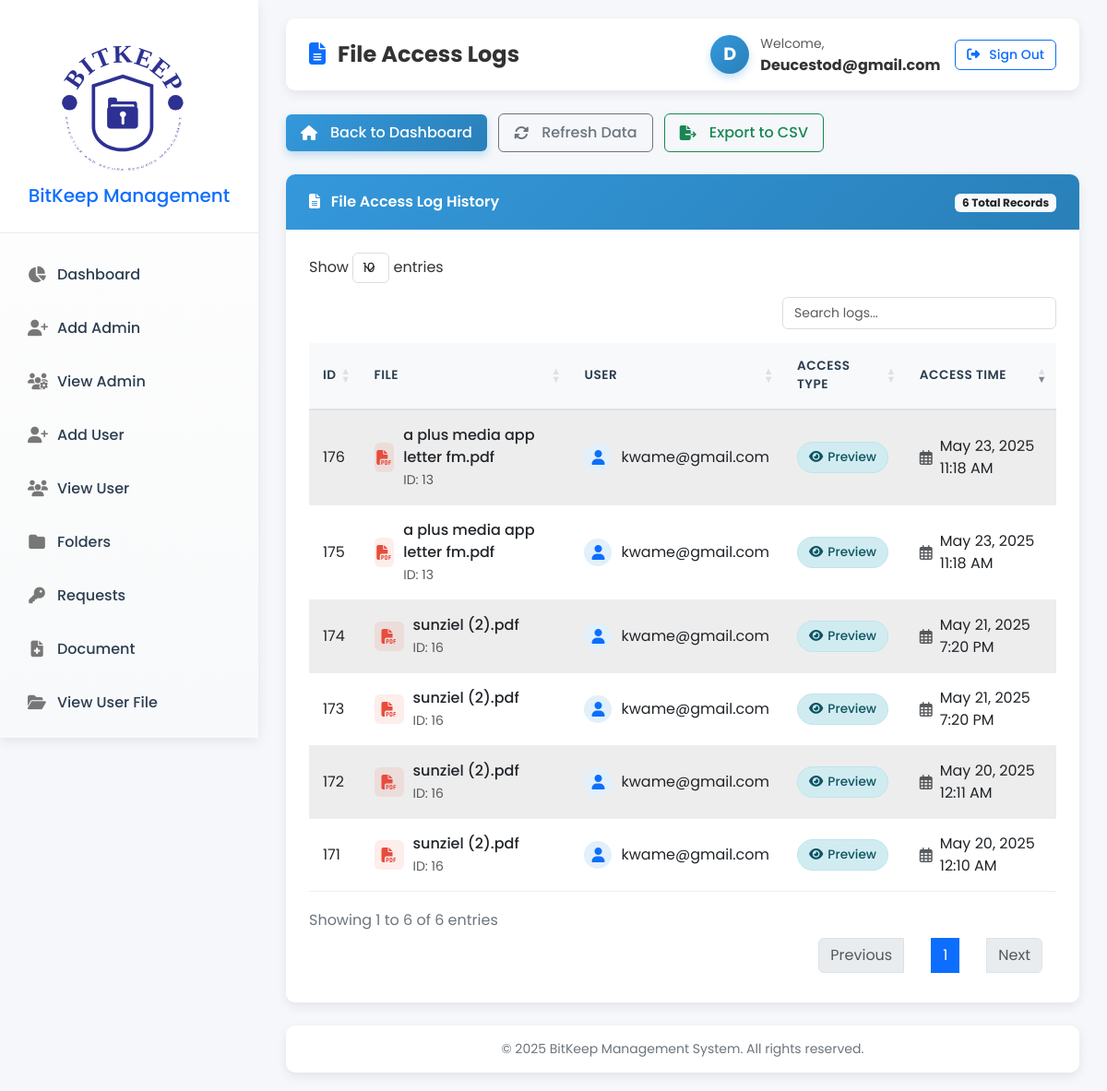
Screenshot of /Private_Dashboard/file_log.php (signed in) with the database file from the repository.
### tables this page shows
CREATE TABLE `file_access_logs` (
  `id` int(11) NOT NULL,
  `file_id` int(11) NOT NULL,
  `user_email` varchar(255) NOT NULL,
  `access_type` enum('preview','download') NOT NULL,
  `access_time` datetime NOT NULL,
  `acknowledgment` varchar(50) DEFAULT NULL
);

CREATE TABLE `folder_files` (
  `id` int(11) NOT NULL,
  `folder_id` int(11) NOT NULL,
  `name` varchar(255) NOT NULL,
  `file_path` varchar(255) NOT NULL,
  `size` varchar(50) DEFAULT NULL,
  `file_type` varchar(100) DEFAULT NULL,
  `timers` datetime DEFAULT current_timestamp()
);

### Private_Dashboard/file_log.php (the view, shortened to what this page needs)
<!DOCTYPE html>
<html lang="en">
<head>
  <link rel="stylesheet" href="https://cdnjs.cloudflare.com/ajax/libs/font-awesome/6.4.0/css/all.min.css">
  <link href="https://cdnjs.cloudflare.com/ajax/libs/bootstrap/5.3.0/css/bootstrap.min.css" rel="stylesheet">
  <link rel="stylesheet" type="text/css" href="https://cdn.datatables.net/1.13.4/css/dataTables.bootstrap5.min.css"/>
  <link rel="stylesheet" type="text/css" href="https://cdn.datatables.net/responsive/2.4.1/css/responsive.bootstrap5.min.css"/>
  <link rel="stylesheet" type="text/css" href="https://cdn.jsdelivr.net/npm/toastify-js/src/toastify.min.css">
</head>
<body>
  <div class="sidebar">
    <div class="sidebar-header">
      <img src="img/image1.svg" alt="BitKeep Logo" class="sidebar-logo">
      <h5 class="text-primary">BitKeep Management</h5>
    </div>
    <ul class="nav flex-column mt-3">
      <li class="nav-item">
        <a class="nav-link" href="dashboard.php">
          <i class="fas fa-chart-pie"></i>
          <span>Dashboard</span>
        </a>
      </li>
      <li class="nav-item">
        <a class="nav-link" href="#" data-bs-toggle="modal" data-bs-target="#modalRegisterForm">
          <i class="fas fa-user-plus"></i>
          <span>Add Admin</span>
        </a>
      </li>
      <li class="nav-item">
        <a class="nav-link" href="view_admin.php">
          <i class="fas fa-users-cog"></i>
          <span>View Admin</span>
        </a>
      </li>
      <li class="nav-item">
        <a class="nav-link" href="#" data-bs-toggle="modal" data-bs-target="#modalRegisterForm2">
          <i class="fas fa-user-plus"></i>
          <span>Add User</span>
        </a>
      </li>
      <li class="nav-item">
        <a class="nav-link" href="view_user.php">
          <i class="fas fa-users"></i>
          <span>View User</span>
        </a>
      </li>
      <li class="nav-item">
        <a class="nav-link" href="folder_management.php">
          <i class="fas fa-folder"></i>
          <span>Folders</span>
        </a>
        </li>
      <li class="nav-item">
        <a class="nav-link" href="manage_requests.php">
          <i class="fas fa-key"></i>
          <span>Requests</span>
        </a>
      </li>
      <li class="nav-item">
        <a class="nav-link" href="add_document.php">
          <i class="fas fa-file-medical"></i>
          <span>Document</span>
        </a>
      </li>
      <li class="nav-item">
        <a class="nav-link" href="view_userfile.php">
          <i class="fas fa-folder-open"></i>
          <span>View User File</span>
        </a>
      </li>
      <li class="nav-item">
        <a class="nav-link" href="admin_log.php">
        </a>
      </li>
    </ul>
  </div>
  <div class="main-content">
    <div class="top-navbar">
      <div class="d-flex align-items-center">
        <h4 class="mb-0 fw-bold">
          <i class="fas fa-file-alt me-2 text-primary"></i>
          File Access Logs
        </h4>
      </div>
      <?php
        require_once("include/connection.php");
        $id = mysqli_real_escape_string($conn,$_SESSION['admin_user']);
        $r = mysqli_query($conn,"SELECT * FROM admin_login where id = '$id'") or die (mysqli_error($conn));
        $row = mysqli_fetch_array($r);
        $id=$row['admin_user'];
      ?>
      <div class="d-flex align-items-center">
        <div class="user-welcome me-3">
          <div class="user-avatar">
            <?php echo strtoupper(substr($id, 0, 1)); ?>
          </div>
          <div>
            <small class="text-muted">Welcome,</small>
            <div class="fw-bold"><?php echo ucwords(htmlentities($id)); ?></div>
          </div>
        </div>
        <a href="logout.php" class="btn btn-outline-primary btn-sm">
          <i class="fas fa-sign-out-alt me-1"></i> Sign Out
        </a>
      </div>
    </div>
    <div class="mb-4">
      <a href="dashboard.php" class="btn btn-primary">
        <i class="fas fa-home me-2"></i> Back to Dashboard
      </a>
      <a href="#" class="btn btn-outline-secondary ms-2" id="refreshBtn">
        <i class="fas fa-sync-alt me-2"></i> Refresh Data
      </a>
      <a href="#" class="btn btn-outline-success ms-2" id="exportBtn">
        <i class="fas fa-file-export me-2"></i> Export to CSV
      </a>
    </div>
    <div class="content-card fade-in">
      <div class="card-header">
        <div>
          <i class="fas fa-file-alt me-2"></i>
          File Access Log History
        </div>
        <?php
        require_once("include/connection.php");
        $query = mysqli_query($conn,"SELECT COUNT(*) as total FROM file_access_logs") or die (mysqli_error($conn));
        $row = mysqli_fetch_array($query);
        $total = $row['total'];
        ?>
        <div>
          <span class="badge bg-light text-dark"><?php echo $total; ?> Total Records</span>
        </div>
      </div>
      <div class="card-body">
        <div class="table-responsive">
          <table id="fileAccessTable" class="table table-striped table-hover">
            <thead>
              <tr>
                <th>ID</th>
                <th>File</th>
                <th>User</th>
                <th>Access Type</th>
                <th>Access Time</th>
              </tr>
            </thead>
            <tbody>
              <?php
              require_once("include/connection.php");
              $query = mysqli_query($conn,"SELECT l.id, l.file_id, l.user_email, l.access_type, l.access_time,
                                           f.name, f.file_path, f.file_type
                                           FROM file_access_logs l
                                           LEFT JOIN folder_files f ON l.file_id = f.id
                                           ORDER BY l.access_time DESC") or die (mysqli_error($conn));
              while($file=mysqli_fetch_array($query)){
                $id = $file['id'];
                $file_id = $file['file_id'];
                $file_name = $file['name'];
                $file_type = $file['file_type'] ?? '';
                $user_email = $file['user_email'];
                $access_type = $file['access_type'];
                $access_time = $file['access_time'];
                $icon_class = 'fa-file';
                $type_class = '';
                if ($file_type) {
                    $file_extension = strtolower(pathinfo($file_name, PATHINFO_EXTENSION));
                    switch ($file_extension) {
                        case 'pdf':
                            $icon_class = 'fa-file-pdf';
                            $type_class = 'pdf';
                            break;
                    }
                }
              ?>
              <tr>
                <td><?php echo htmlspecialchars($id); ?></td>
                <td>
                  <?php if($file_name): ?>
                  <div class="d-flex align-items-center">
                    <div class="file-icon <?php echo $type_class; ?>">
                      <i class="fas <?php echo $icon_class; ?>"></i>
                    </div>
                    <div>
                      <div class="fw-medium"><?php echo htmlspecialchars($file_name); ?></div>
                      <small class="text-muted">ID: <?php echo htmlspecialchars($file_id); ?></small>
                    </div>
                  </div>
                  <?php endif; ?>
                </td>
                <td>
                  <div class="d-flex align-items-center">
                    <div style="width: 30px; height: 30px; background-color: #e1f0fa; border-radius: 50%; display: flex; align-items: center; justify-content: center; margin-right: 10px;">
                      <i class="fas fa-user text-primary"></i>
                    </div>
                    <?php echo htmlspecialchars($user_email); ?>
                  </div>
                </td>
                <td>
                  <?php if($access_type == 'preview'): ?>
                  <span class="status-badge status-preview">
                    <i class="fas fa-eye"></i>
                    Preview
                  </span>
                  <?php else: ?>
                  <span class="badge bg-secondary">
                    <?php echo htmlspecialchars($access_type); ?>
                  </span>
                  <?php endif; ?>
                </td>
                <td>
                  <div class="d-flex align-items-center">
                    <i class="far fa-calendar-alt me-2 text-muted"></i>
                    <?php echo date('M d, Y g:i A', strtotime($access_time)); ?>
                  </div>
                </td>
              </tr>
              <?php } ?>
            </tbody>
          </table>
        </div>
      </div>
    </div>
    <div class="footer">
      <p class="mb-0">&copy; <?php echo date('Y');?> BitKeep Management System. All rights reserved.</p>
    </div>
  </div>
</body>
</html>

### Private_Dashboard/file_log.php (style rules this page uses)
:root { --primary-color: #3498db; --primary-dark: #2980b9; --primary-light: #e1f0fa; --secondary-color: #2c3e50; --success-color: #2ecc71; --danger-color: #e74c3c; --warning-color: #f39c12; --light-color: #f8f9fa; --dark-color: #343a40; --sidebar-width: 280px; --sidebar-collapsed-width: 70px; --border-radius: 10px; --box-shadow: 0 4px 12px rgba(0,0,0,0.08); --transition: all 0.3s ease; }
body { font-family: 'Poppins', sans-serif; background-color: #f5f7fa; margin: 0; padding: 0; color: #333; overflow-x: hidden; }
.sidebar { position: fixed; top: 0; left: 0; width: var(--sidebar-width); height: 100vh; background: linear-gradient(to bottom, #fff, #f8f9fa); color: var(--secondary-color); overflow-y: auto; z-index: 1000; transition: var(--transition); box-shadow: var(--box-shadow); }
.sidebar-header { padding: 20px; text-align: center; background-color: white; border-bottom: 1px solid #eaeaea; }
.sidebar-logo { max-width: 150px; margin-bottom: 15px; transition: var(--transition); }
.sidebar .nav-link { padding: 12px 20px; color: var(--secondary-color); border-radius: var(--border-radius); margin: 5px 10px; transition: var(--transition); display: flex; align-items: center; font-weight: 500; }
.sidebar .nav-link i { margin-right: 12px; width: 20px; text-align: center; font-size: 1.1rem; color: #777; transition: var(--transition); }
.main-content { margin-left: var(--sidebar-width); padding: 20px 30px; transition: var(--transition); min-height: 100vh; display: flex; flex-direction: column; }
.top-navbar { background-color: white; box-shadow: var(--box-shadow); padding: 15px 25px; margin-bottom: 25px; border-radius: var(--border-radius); display: flex; justify-content: space-between; align-items: center; }
.content-card { background-color: white; border-radius: var(--border-radius); box-shadow: var(--box-shadow); margin-bottom: 25px; overflow: hidden; transition: var(--transition); }
.card-header { background: linear-gradient(135deg, var(--primary-color), var(--primary-dark)); color: white; padding: 18px 25px; font-weight: 600; display: flex; justify-content: space-between; align-items: center; border-bottom: none; }
.card-body { padding: 25px; }
.table-responsive { overflow-x: auto; border-radius: var(--border-radius); }
.table { width: 100%; margin-bottom: 0; color: #212529; vertical-align: top; border-color: #dee2e6; }
.table th { background-color: #f8f9fa; color: var(--secondary-color); font-weight: 600; text-transform: uppercase; font-size: 0.85rem; letter-spacing: 0.5px; padding: 15px; vertical-align: middle; border-bottom: 2px solid #dee2e6; }
.table td { padding: 15px; vertical-align: middle; border-bottom: 1px solid #eee; }
.table tbody tr { transition: var(--transition); }
.table-striped > tbody > tr:nth-of-type(odd) > * { background-color: rgba(0, 0, 0, 0.02); }
.btn { border-radius: 6px; font-weight: 500; padding: 8px 16px; transition: var(--transition); display: inline-flex; align-items: center; justify-content: center; gap: 6px; }
.btn-sm { padding: 5px 12px; font-size: 0.875rem; }
.btn-primary { background: linear-gradient(135deg, var(--primary-color), var(--primary-dark)); border: none; box-shadow: 0 4px 8px rgba(52, 152, 219, 0.3); }
.user-welcome { display: flex; align-items: center; }
.user-avatar { width: 42px; height: 42px; background: linear-gradient(135deg, var(--primary-color), var(--primary-dark)); color: white; border-radius: 50%; display: flex; align-items: center; justify-content: center; margin-right: 12px; font-weight: bold; font-size: 1.2rem; box-shadow: 0 4px 8px rgba(52, 152, 219, 0.3); }
.footer { background-color: white; padding: 15px 20px; text-align: center; font-size: 14px; color: #6c757d; border-radius: var(--border-radius); box-shadow: var(--box-shadow); margin-top: auto; }
.status-badge { padding: 6px 12px; border-radius: 20px; font-size: 0.85rem; font-weight: 500; display: inline-flex; align-items: center; gap: 5px; }
.status-preview { background-color: #d1ecf1; color: #0c5460; border: 1px solid #bee5eb; }
.fade-in { animation: fadeIn 0.5s ease forwards; }
.file-icon { width: 32px; height: 32px; border-radius: 6px; display: flex; align-items: center; justify-content: center; margin-right: 10px; }
.file-icon.pdf { background-color: rgba(231, 76, 60, 0.1); color: #e74c3c; }

### rows the page displays
file_access_logs: id "176", folder_files.name "a plus media app letter fm.pdf", file "13", user_email "kwame@gmail.com", access_type "preview" (drawn), access_time "May 23, 2025 11:18 AM"
file_access_logs: id "175", folder_files.name "a plus media app letter fm.pdf", file "13", user_email "kwame@gmail.com", access_type "preview" (drawn), access_time "May 23, 2025 11:18 AM"
file_access_logs: id "174", folder_files.name "sunziel (2).pdf", file "16", user_email "kwame@gmail.com", access_type "preview" (drawn), access_time "May 21, 2025 7:20 PM"
file_access_logs: id "173", folder_files.name "sunziel (2).pdf", file "16", user_email "kwame@gmail.com", access_type "preview" (drawn), access_time "May 21, 2025 7:20 PM"
file_access_logs: id "172", folder_files.name "sunziel (2).pdf", file "16", user_email "kwame@gmail.com", access_type "preview" (drawn), access_time "May 20, 2025 12:11 AM"
file_access_logs: id "171", folder_files.name "sunziel (2).pdf", file "16", user_email "kwame@gmail.com", access_type "preview" (drawn), access_time "May 20, 2025 12:10 AM"

### other values shown
substr($id, 0, 1) "D"
$id "Deucestod@gmail.com"
$total "6"
